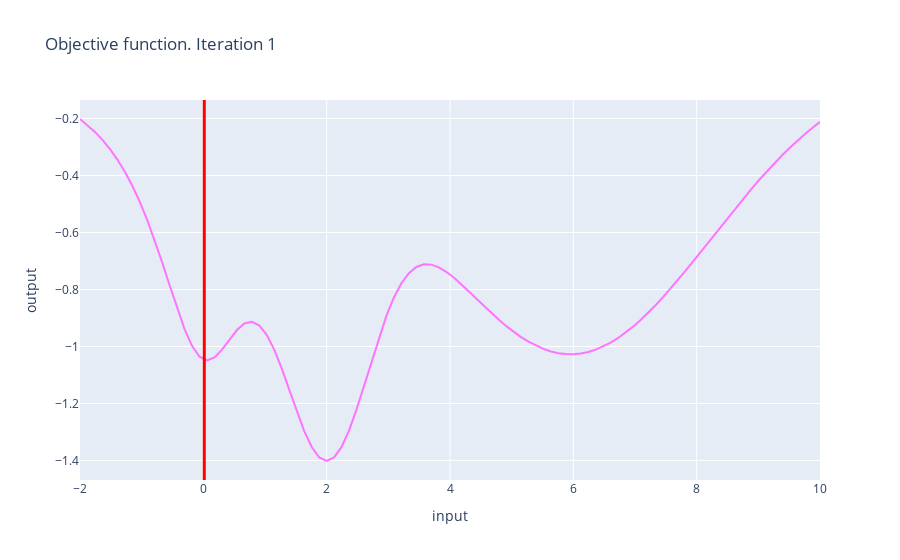

Here is the notebook cell this chart was saved with:
### Code cell
def print_objective_function(best_candidate, iteration):
  x = np.linspace(-2., 10., 100)
  x_new = x.reshape((100,-1))
  z = target_function(x_new)

  data = go.Scatter(x=x, y=z, line_color="#FE73FF")

  fig = go.Figure(data=data)
  fig.update_layout(title="Objective function. Iteration " + str(iteration), xaxis_title="input", yaxis_title="output")
  fig.add_vline(x=best_candidate, line_width=3, line_color="red")
  fig.show()


print_objective_function(best_candidate, 1)
